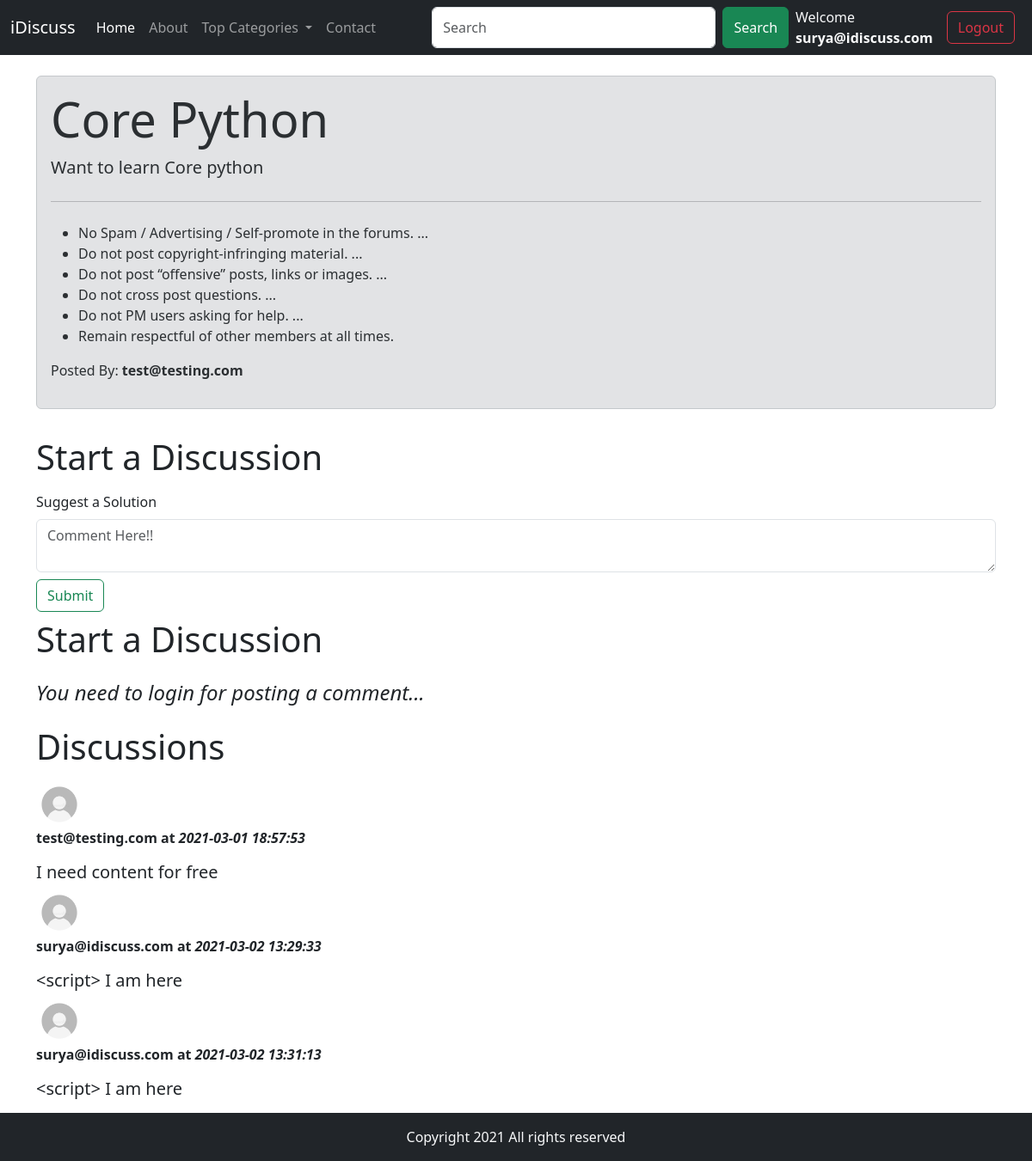
The app's page /thread.php?threadid=8 (signed in) with its own data.
### tables this page shows
CREATE TABLE `threads` (
  `thread_id` int(8) NOT NULL,
  `thread_title` varchar(255) NOT NULL,
  `thread_desc` text NOT NULL,
  `thread_cat_id` int(8) NOT NULL,
  `thread_user_id` int(8) NOT NULL,
  `timestamp` datetime NOT NULL DEFAULT current_timestamp()
);

CREATE TABLE `users` (
  `user_sno` int(8) NOT NULL,
  `user_email` varchar(30) NOT NULL,
  `user_pass` varchar(255) NOT NULL,
  `user_time` datetime NOT NULL DEFAULT current_timestamp()
);

CREATE TABLE `comments` (
  `comment_id` int(8) NOT NULL,
  `comment_content` text NOT NULL,
  `thread_id` int(8) NOT NULL,
  `comment_by` int(8) NOT NULL,
  `comment_time` datetime NOT NULL DEFAULT current_timestamp()
);

### thread.php (the view, shortened to what this page needs)
<!doctype html>
<html lang="en">
<head>
    <link rel="stylesheet" href="css/bootstrap.min.css">
</head>
<body>
    <?php include "partials/_dbconnect.php"; ?>
    <?php include "partials/_header.php"; ?>
    <?php
    $id = $_GET['threadid'];
    $sql = "SELECT * FROM `threads` WHERE thread_id=$id ";
    $result = mysqli_query($conn, $sql);
    while ($row = mysqli_fetch_assoc($result)) {
        $title = $row['thread_title'];
        $description = $row['thread_desc'];
        $commentedby = $row['thread_user_id'];
        $sql3 = "SELECT user_email FROM `users` WHERE user_sno = $commentedby ";
        $result3 = mysqli_query($conn, $sql3);
        $row3 = mysqli_fetch_assoc($result3);
        $postedby = $row3['user_email'];
    }
    ?>
    <div class="container my-4 ">
        <div class="alert alert-secondary">
            <h1 class="display-4"><?php echo $title; ?></h1>
            <p class="lead"> <?php echo $description; ?></p>
            <hr class="my-4">
            <p>
            <ul>
                <li> No Spam / Advertising / Self-promote in the forums. ...</li>
                <li> Do not post copyright-infringing material. ...</li>
                <li> Do not post “offensive” posts, links or images. ...</li>
                <li> Do not cross post questions. ...</li>
                <li> Do not PM users asking for help. ...</li>
                <li> Remain respectful of other members at all times.</li>
            </ul>
            </p>
            <p> Posted By: <b><?php echo $postedby; ?></b> </p>
        </div>
    </div>
    <?php
    if (isset($_SESSION['loggedin']) && $_SESSION['loggedin'] == true) {
    ?>
    <div class="container">
        <h1 class="py-2">Start a Discussion</h1>
        <form action="<?php echo $_SERVER['REQUEST_URI']; ?>" method="POST">
            <div class="form-group">
                <label for="floatingTextarea">Suggest a Solution</label>
                <textarea class=" form-control my-2" placeholder="Comment Here!!" id="comment"
                    name="comment"></textarea>
            </div>
            <button type="submit" class="btn btn-outline-success">Submit</button>
        </form>
    </div>
    <?php } ?>
    <div class="container">
        <h1 class="py-2">Start a Discussion</h1>
        <p>
        <h4><i> You need to login for posting a comment... </i></h4>
        </p>
    </div>
    <div class="container my-3" id="#ques">
        <h1 class="py-2">Discussions</h1>
        <?php
        $id = $_GET['threadid'];
        $sql = "SELECT * FROM `comments` WHERE thread_id=$id ";
        $result = mysqli_query($conn, $sql);
        while ($row = mysqli_fetch_assoc($result)) {
            $comment = $row['comment_content'];
            $comment_time = $row['comment_time'];
            $thread_user_id = $row['comment_by'];
            $sql2 = "SELECT user_email FROM `users` WHERE user_sno = $thread_user_id ";
            $result2 = mysqli_query($conn, $sql2);
            $row2 = mysqli_fetch_assoc($result2);
        ?>
        <div class="media">
            <img src="img/userdefault.jpg" width="54px" class="mr-3" alt="Generic placeholder image">
            <div class="media-body">
                <p class="fw-bold"><?php echo $row2['user_email']; ?> at <?php echo "<i>" . $comment_time . "</i>"; ?>
                </p>
                <h5 class="mt-0"><?php echo $comment; ?></h5>
            </div>
        </div>
        <?php
        }
        ?>
    </div>
    <?php include "partials/_footer.php"; ?>
</body>
</html>

### records on screen
threads: thread_title "Core Python", thread_desc "Want to learn Core python"
users: user_email "test@testing.com"
comments: users.user_email "test@testing.com", comment_time "2021-03-01 18:57:53", comment_content "I need content for free"
comments: users.user_email "surya@idiscuss.com", comment_time "2021-03-02 13:29:33", comment_content "<script> I am here"
comments: users.user_email "surya@idiscuss.com", comment_time "2021-03-02 13:31:13", comment_content "<script> I am here"

### other values on screen
$_SESSION['useremail'] "surya@idiscuss.com"
